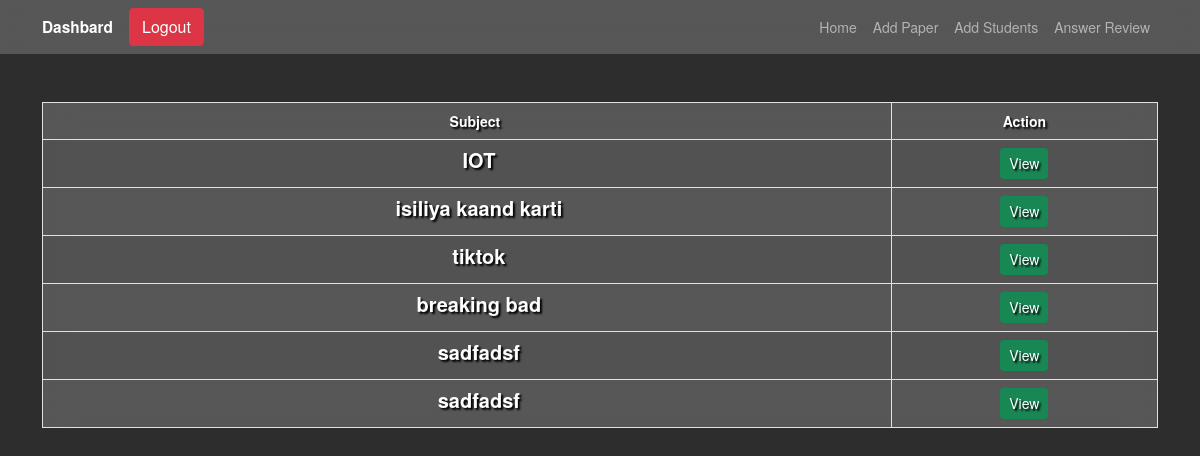
Screenshot of /admin/answers.php (signed in) with the database file from the repository.
### tables this page shows
CREATE TABLE `exampaper` (
  `ID` int(255) NOT NULL,
  `Questions` text NOT NULL,
  `Class` varchar(10) NOT NULL,
  `Subject` varchar(20) NOT NULL,
  `date` text NOT NULL,
  `endTime` text NOT NULL,
  `answers` text NOT NULL,
  `timeLimit` varchar(20) NOT NULL
);

### admin/answers.php (the view, shortened to what this page needs)
<?php require "../db/db.php" ?>
<?php
$cssFiles = "<link rel='stylesheet' href='/assets/css/exam.css' /><link rel='stylesheet' href='/assets/css/exam1.css' />"
?>
<?php include "../includes/header.php" ?>
<div class="app">
	<?php function showPapers($con)
	{ ?>
		<?php include "../includes/navbar-admin.php" ?>
		<div class="container mt-5">
			<div class="table-responsive">
				<table class="table table-striped table-hover table-bordered blurred-bg">
					<thead>
						<tr>
							<th class="ps-4 text-center">Subject</th>
							<th class="text-center">Action</th>
						</tr>
					</thead>
					<tbody>
						<?php
						$query = mysqli_query($con, "SELECT * FROM `exampaper`");
						?>
						<?php while ($row = mysqli_fetch_assoc($query)) : ?>
							<tr>
								<td>
									<h5 class="fw-bold d-flex align-items-center justify-content-center ps-4 subject">
										<?php echo $row['Subject'] ?>
									</h5>
								</td>
								<td>
									<div class="d-flex justify-content-center">
										<a class="btn btn-success btn-sm" href="answers.php?id=<?php echo $row['ID'] ?>">View</a>
								</td>
			</div>
			</tr>
		<?php endwhile; ?>
<?php } ?>
<?php
if (isset($_GET['id'])) {
	showQA($con);
} else {
	showPapers($con);
}
?>
<?php include "../includes/footer.php" ?>

### assets/css/style.css (style rules this page uses)
* { margin: 0; padding: 0; box-sizing: border-box; }
.app { width: 100vw; height: 100vh; background-color: rgba(45, 45, 45); overflow-y: auto; }
h2, h5 { margin: 0; }
.subject { height: 100%; }
.blurred-bg { background: rgba(255, 255, 255, 0.2) !important; backdrop-filter: blur(15px) !important; }
.blurred-bg tr, .blurred-bg td { color: white; text-shadow: 2px 2px 2px #000; font-weight: bold; background-color: transparent; text-align: center; }

### rows the page displays
exampaper: Subject "IOT"
exampaper: Subject "isiliya kaand karti"
exampaper: Subject "tiktok"
exampaper: Subject "breaking bad"
exampaper: Subject "sadfadsf"
exampaper: Subject "sadfadsf"
